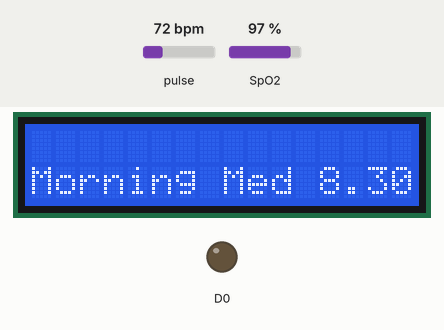
A sketch run on a simulated ESP8266 (NodeMCU). Shown: 16×2 character LCD, output pins drawn as LEDs (lit = HIGH). The inputs (shaded band) are chosen by the test bench; at power-on: pulse 72 bpm, SpO2 97 %. WiFi joins after 1.5 s; servers stay silent unless stated; network time is answered at once with the bench clock; the local clock reads 2024-03-15 10:24:30 at power-on unless the sketch sets it; what the sketch prints to the serial monitor is not drawn.

Above: at 22.8 s.
22.9 s: pulse set to 42 bpm
At 30.3 s:
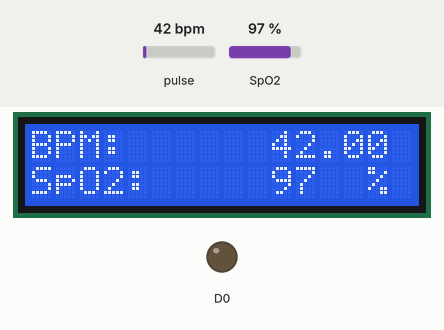
33.5 s: pulse set to 70 bpm
At 41.7 s:
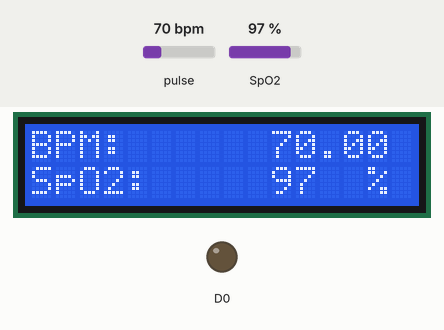
44.1 s: SpO2 set to 80 %
At 52.1 s:
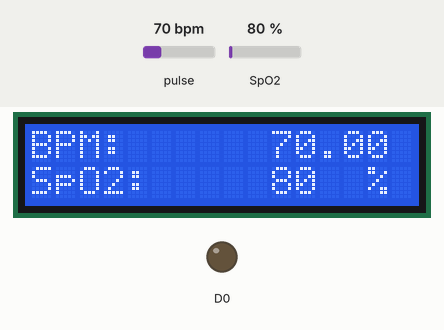
54.7 s: SpO2 set to 85 %
At 62.4 s:
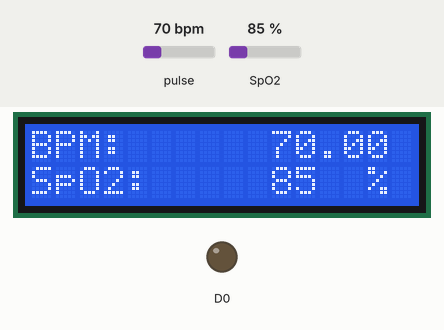
Timing chart, 0 to 63.9 s (numbered marks = the images above; inputs shaded):
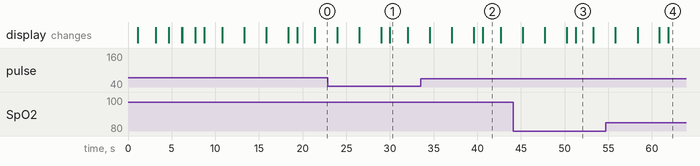

The sketch:

timealarms.ino
```cpp
#include "config.h"
#include <NTPClient.h>
#include <ESP8266WiFi.h>
#include <WiFiUdp.h>
#include <Time.h>
#include <TimeAlarms.h>
#include <LiquidCrystal_I2C.h>
#include <Wire.h>
#include <MAX30100_PulseOximeter.h>

#include <WiFiClientSecure.h>
#include <UniversalTelegramBot.h> // Universal Telegram Bot Library written by Brian Lough: https://github.com/witnessmenow/Universal-Arduino-Telegram-Bot
#include <ArduinoJson.h>


WiFiUDP ntpUDP;
NTPClient timeClient(ntpUDP, "asia.pool.ntp.org", TIMEZONE);
LiquidCrystal_I2C lcd(0x27, 16, 2);

PulseOximeter pox;

float BPM, SpO2;

#ifdef ESP8266
X509List cert(TELEGRAM_CERTIFICATE_ROOT);
#endif

WiFiClientSecure client;
UniversalTelegramBot bot(BOTtoken, client);


void setup()
{
  Serial.begin(9600);
  Wire.begin(D2, D1);
  digitalWrite(D0, LOW);
  pinMode(D0, OUTPUT);
  lcd.backlight();
  lcd.init();

#ifdef ESP8266
  configTime(0, 0, "pool.ntp.org");      // get UTC time via NTP
  client.setTrustAnchors(&cert); // Add root certificate for api.telegram.org
#endif

  lcd.setCursor(0, 0);
  // print message
  lcd.print("Welcome To");
  delay(1000);
  // clears the display to print new message
  lcd.clear();
  // set cursor to first column, second row
  lcd.setCursor(0, 1);
  lcd.print("Thesis Project");

  lcd.clear();

  WiFi.begin(WIFI_SSID, WIFI_PASSWORD);
  while ( WiFi.status() != WL_CONNECTED ) {
    lcd.setCursor(0, 0);
    // print message
    lcd.clear();
    lcd.print("Connecting to wifi ...");
    delay(1000);

  }
  lcd.clear();
  if (WiFi.status() == WL_CONNECTED) {
    lcd.setCursor(0, 1);
    // print message
    lcd.print("**connected**");
    delay(1500);
    lcd.clear();
  }
#ifdef ESP32
  client.setCACert(TELEGRAM_CERTIFICATE_ROOT); // Add root certificate for api.telegram.org
#endif
  if (!pox.begin())
  {
    Serial.println("FAILED");
    lcd.setCursor(0, 1);
    // print message
    lcd.print("sensor fail");
    delay(1500);
    lcd.clear();
  }
  else
  {
    Serial.println("SUCCESS");
    pox.setOnBeatDetectedCallback(onBeatDetected);
    lcd.setCursor(0, 1);
    // print message
    lcd.print("sensor ok");
    delay(1500);
    lcd.clear();
  }
  timeClient.begin();
  timeClient.update();
  time_t epochTime = timeClient.getEpochTime();
  struct tm *ptm = gmtime ((time_t *)&epochTime);
  int currentMonth = ptm->tm_mon + 1;
  int currentYear = ptm->tm_year + 1900;
  lcd.setCursor(0, 0);
  lcd.print("Getting local");
  lcd.setCursor(0, 1);
  lcd.print("time");


  setTime(timeClient.getHours(), timeClient.getMinutes(), timeClient.getSeconds(), currentMonth, timeClient.getDay(), currentYear);
  //  // create the alarms
  Alarm.alarmRepeat(8, 30, 0, MorningMed); // 8:30am every day
  Alarm.alarmRepeat(14, 30, 0, EveningMed); // 2:35pm every day
  Alarm.alarmRepeat(20, 30, 0, NightMed); // 8:305pm every day
  //
  //  Alarm.alarmRepeat(01,23 , 0, MorningMed); // 8:30am every day
  //  //  Alarm.alarmRepeat(dowSaturday, 8, 30, 30, WeeklyAlarm); // 8:30:30 every Saturday

  Alarm.timerRepeat(180, Repeats);            // timer for every 15 seconds
  //  //  Alarm.timerOnce(10, OnceOnly);             // called once after 10 seconds
  delay(1500);
  lcd.clear();
}

char daysOfTheWeek[7][12] = {"Sun", "Mon", "Tue", "Wed", "Thu", "Fri", "Sat"};

void  loop() {

  Alarm.delay(1000); // wait one second between clock display

  pox.update();
  BPM = pox.getHeartRate();
  SpO2 = pox.getSpO2();
  lcd.setCursor(0, 0);
  lcd.print( String(daysOfTheWeek[timeClient.getDay()]) + " - " + String(timeClient.getHours()) + ":" + String(timeClient.getMinutes()) + ":" + String(timeClient.getSeconds()));
  lcd.clear();
  lcd.setCursor(0, 1);
  lcd.print( "Morning Med 8.30 am" );
  delay(2500);
  lcd.clear();
  lcd.setCursor(0, 0);
  lcd.print( String(daysOfTheWeek[timeClient.getDay()]) + " - " + String(timeClient.getHours()) + ":" + String(timeClient.getMinutes()) + ":" + String(timeClient.getSeconds()));
  lcd.setCursor(0, 1);
  lcd.print( "Evening Med 2.30 pm" );
  delay(2500);
  lcd.clear();
  lcd.setCursor(0, 0);
  lcd.print( String(daysOfTheWeek[timeClient.getDay()]) + " - " + String(timeClient.getHours()) + ":" + String(timeClient.getMinutes()) + ":" + String(timeClient.getSeconds()));
  lcd.setCursor(0, 1);
  lcd.print( "Night Med 8.30 pm" );
  delay(2500);
  lcd.clear();
}

// functions to be called when an alarm triggers:
void MorningMed() {
  digitalWrite(D0, HIGH);
  Serial.println("Morning Med");
  bot.sendMessage(CHAT_ID, "Morning Med : 8.30am : Red Box 3 pill ");
  digitalWrite(D0, LOW);
}

void EveningMed() {
  digitalWrite(D0, HIGH);
  Serial.println("Noon Med");
  bot.sendMessage(CHAT_ID, "Noon Med : 8.30am : Yellow Box 4 pill ");
  digitalWrite(D0, LOW);
}

void NightMed() {
  digitalWrite(D0, HIGH);
  Serial.println("Night Med");
  bot.sendMessage(CHAT_ID, "Night Med : 8.30am : Green Box 4 pill ");
  digitalWrite(D0, LOW);
}


void Repeats() {
  digitalWrite(D0, HIGH);
  Serial.println("15 second timer");
  bot.sendMessage(CHAT_ID, "Morning Med : 8.30am , Noon Med : 2.30pm , Evening med : 8.30pm");
  digitalWrite(D0, LOW);
}

void onBeatDetected()
{
  Serial.println("Beat Detected!");
  Serial.print("Heart rate:");
  Serial.print(BPM);
  Serial.print(" bpm / SpO2:");
  Serial.print(SpO2);
  Serial.println(" %");

  lcd.clear();
  lcd.setCursor(0, 0);
  lcd.print("BPM: ");
  lcd.setCursor(10, 0);
  lcd.print(pox.getHeartRate());
  lcd.setCursor(0, 1);
  lcd.print("SpO2:");
  lcd.setCursor(10, 1);
  lcd.print(pox.getSpO2());
  lcd.setCursor(14, 1);
  lcd.print("%");
  delay(2000);

}
```

config.h
```cpp
#define WIFI_SSID "Swapnil"
#define WIFI_PASSWORD "nill5055"

#define TIMEZONE 21600
#define ALARM_LENGTH_MINUTES 5


#define BOTtoken "6565473202:AAHMvgh9zP70JM1CKoiQ9caTj4ha88p079I"
#define CHAT_ID "-972932935" //-1001573046381
```

Measured:
- what the display in image 1 shows lasts 2.0 s, from 30.0 s to 32.0 s
